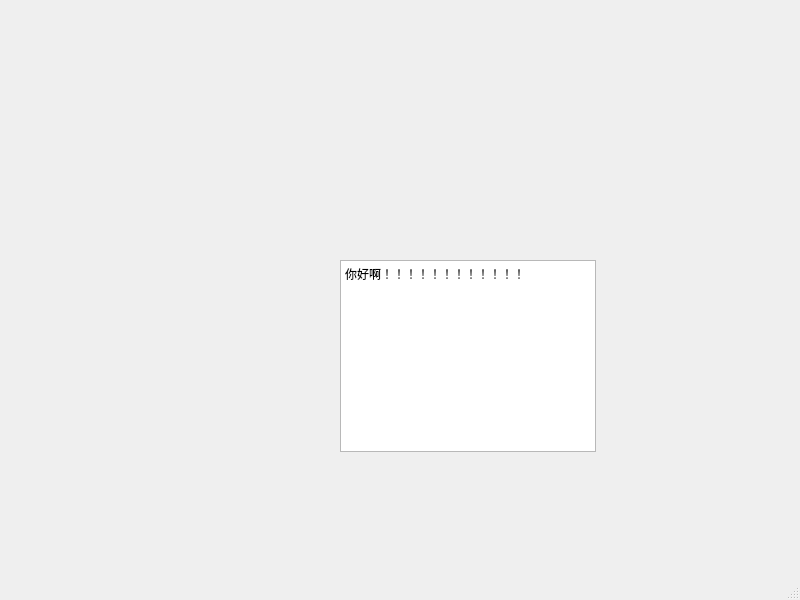
<?xml version="1.0" encoding="UTF-8"?>
<ui version="4.0">
 <class>MainWindow</class>
 <widget class="QMainWindow" name="MainWindow">
  <property name="geometry">
   <rect>
    <x>0</x>
    <y>0</y>
    <width>800</width>
    <height>600</height>
   </rect>
  </property>
  <property name="windowTitle">
   <string>HelloWrolld</string>
  </property>
  <widget class="QWidget" name="centralwidget">
   <widget class="QTextBrowser" name="textBrowser">
    <property name="geometry">
     <rect>
      <x>340</x>
      <y>260</y>
      <width>256</width>
      <height>192</height>
     </rect>
    </property>
    <property name="html">
     <string>&lt;!DOCTYPE HTML PUBLIC &quot;-//W3C//DTD HTML 4.0//EN&quot; &quot;http://www.w3.org/TR/REC-html40/strict.dtd&quot;&gt;
&lt;html&gt;&lt;head&gt;&lt;meta name=&quot;qrichtext&quot; content=&quot;1&quot; /&gt;&lt;style type=&quot;text/css&quot;&gt;
p, li { white-space: pre-wrap; }
&lt;/style&gt;&lt;/head&gt;&lt;body style=&quot; font-family:'SimSun'; font-size:9pt; font-weight:400; font-style:normal;&quot;&gt;
&lt;p style=&quot; margin-top:0px; margin-bottom:0px; margin-left:0px; margin-right:0px; -qt-block-indent:0; text-indent:0px;&quot;&gt;&lt;span style=&quot; font-family:'SimSun';&quot;&gt;你好啊！！！！！！！！！！！！&lt;/span&gt;&lt;/p&gt;&lt;/body&gt;&lt;/html&gt;</string>
    </property>
   </widget>
  </widget>
  <widget class="QMenuBar" name="menubar">
   <property name="geometry">
    <rect>
     <x>0</x>
     <y>0</y>
     <width>800</width>
     <height>21</height>
    </rect>
   </property>
  </widget>
  <widget class="QStatusBar" name="statusbar"/>
 </widget>
 <resources/>
 <connections/>
</ui>
